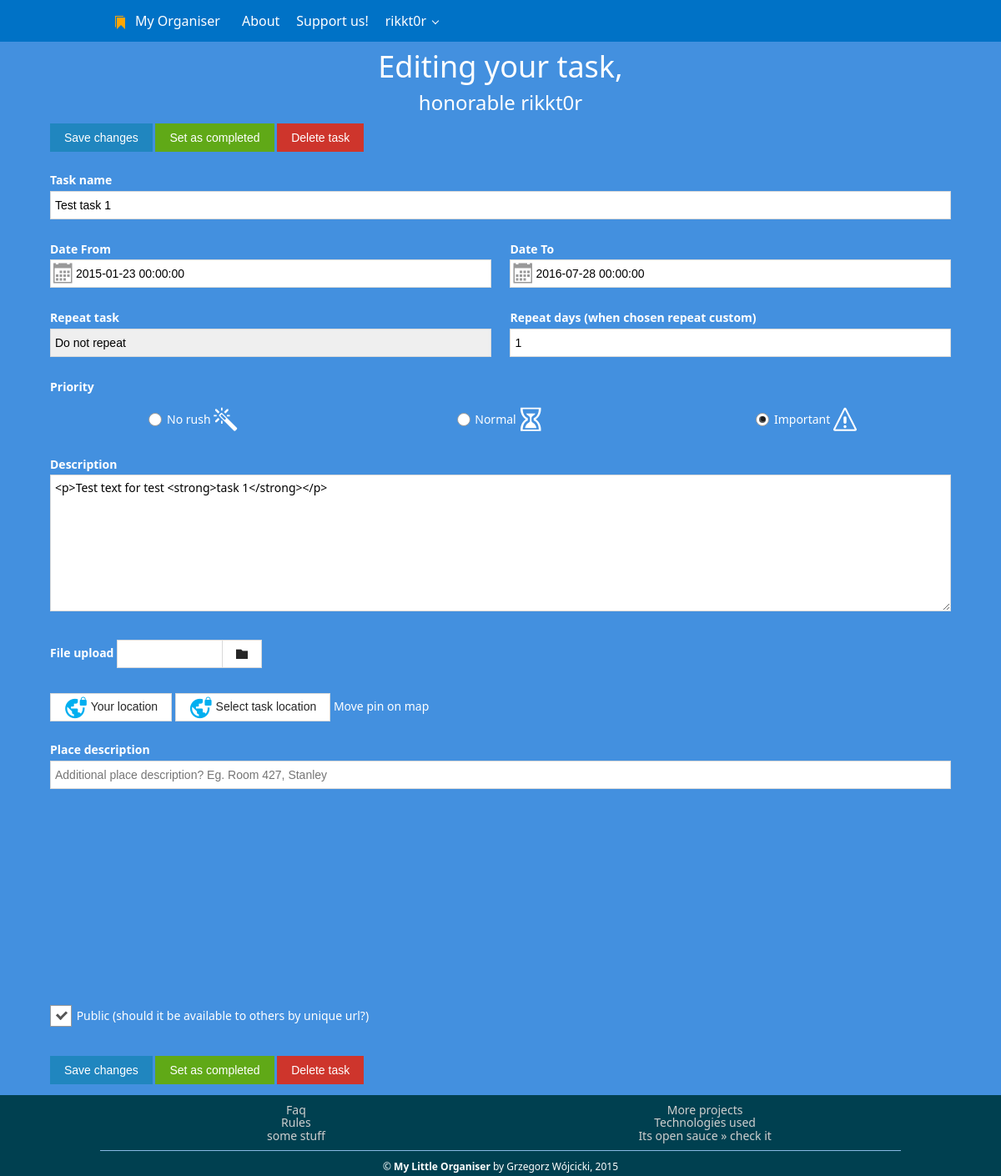
The page /tasks/1/edit/ (signed in) on the database its author committed.
### tasks/models.py (models this page shows, shortened)
class Task(models.Model):
    REPEAT = (
        (0, 'Do not repeat'),
        (1, 'Daily'),
        (2, 'Weekly'),
        (4, 'Monthly'),
        (8, 'Other (enter days count)'),
    )
    STATUSES = (
        (0, 'Deleted'),
        (1, 'Active'),
        (2, 'Done')
    )
    PRIORITIES = (
        (0, 'No rush'),
        (1, 'Normal'),
        (2, 'Important')
    )
    user = models.ForeignKey(User)
    name = models.CharField(max_length=80)
    description = models.TextField(max_length=2000)
    priority = models.PositiveSmallIntegerField(default=1, choices=PRIORITIES)
    date_created = models.DateTimeField(auto_now_add=True)
    date_modified = models.DateTimeField(auto_now=True, blank=True)
    date_from = models.DateTimeField()
    date_to = models.DateTimeField()
    repeat = models.PositiveSmallIntegerField(choices=REPEAT)
    repeat_days = models.PositiveSmallIntegerField(default=0)
    lat = models.DecimalField(max_digits=8, decimal_places=6, blank=True, null=True)
    lng = models.DecimalField(max_digits=8, decimal_places=6, blank=True, null=True)
    place_desc = models.CharField(max_length=250, blank=True)
    public = models.BooleanField(default=False)
    status = models.PositiveSmallIntegerField(default=1, choices=STATUSES)

### tasks/views.py (the view)
# urls.py: url(r'tasks/(?P<task_id>[0-9]+)/edit/$', v.tasks_edit, name='tasks_edit')
@login_required
def tasks_edit(request, task_id):
    if request.method == 'POST' and int(task_id) >= 1:
        task = get_object_or_404(Task, pk=task_id)
        if task.user != request.user:
            raise Http404("It's not your task mate :<")
        form = TaskForm(request.POST)
    elif int(task_id) >= 1:
        task = get_object_or_404(Task, pk=task_id)
        form = TaskForm(initial={
            'date_from': task.date_from,
            'date_to': task.date_to,
            'description': task.description,
            'lat': task.lat,
            'lng': task.lng,
            'name': task.name,
            'place_desc': task.place_desc,
            'priority': task.priority,
            'public': task.public,
            'repeat': task.repeat,
            'repeat_days': task.repeat_days,
            'status': task.status
        })
    else:
        raise Http404("Sorry, task doesn't exist")
    return render(request, "tasks/new_edit.html", context={
        'form': form,
        'edit_task': True
    })

### tasks/templates/tasks/new_edit.html (shortened to what this page needs)
{% extends "base_template.html" %}
{% block menu_tasks %} active {% endblock %}
{% block content %}
    <div class="content-block">
        {% if edit_task %}
        <h1>Editing your task,</h1>
        {% else %}
        <h1>Creating your task,</h1>
        {% endif %}
        <h3>honorable {{request.user.username}}</h3>
            <form method="POST" role="form" class="align-left">
                <div class="grid">
                    <div class="row">
                        <input class="button primary" type="submit" value="Save changes">
                    {% if edit_task %}
                        <input class="button success" type="button" value="Set as completed" onclick="confirm('You sure?');">
                        <input class="button danger" type="button" value="Delete task" onclick="confirm('You sure?');">
                    {% endif %}
                    </div>
                    <div class="row">
                        <label for="{{ form.name.id_for_label }}" class="text-bold">{{ form.name.label }}</label>
                        <div class="input-control text full-size">
                            {{ form.name }}
                        </div>
                    </div>
                    <div class="row cells2">
                        <div class="cell">
                            <label for="{{ form.date_from.id_for_label }}" class="text-bold">{{ form.date_from.label }}</label>
                            <div class="input-control text full-size">
                                <span class="mif-calendar prepend-icon"></span>
                                {{ form.date_from }}
                            </div>
                        </div>
                        <div class="cell">
                            <label for="{{ form.date_to.id_for_label }}" class="text-bold">{{ form.date_to.label }}</label>
                            <div class="input-control text full-size">
                                <span class="mif-calendar prepend-icon"></span>
                                {{ form.date_to }}
                            </div>
                        </div>
                    </div>
                    <div class="row cells2">
                        <div class="cell">
                            <label for="{{form.repeat.id_for_label}}" class="text-bold">{{form.repeat.label}}</label>
                            <div class="input-control select full-size">
                                {{ form.repeat }}
                            </div>
                        </div>
                        <div class="cell">
                            <label for="{{ form.repeat_days.id_for_label }}" class="text-bold">{{ form.repeat_days.label }}</label>
                            <div class="input-control number full-size">
                                {{ form.repeat_days }}
                            </div>
                        </div>
                    </div>
                    <h5 class="text-bold">Priority</h5>
                    <div class="row cells3 align-center">
                        {% for choice in form.priority %}
                        <div class="cell">
                            <label class="input-control radio small-check">
                                <span class="check"></span>
                                <span class="caption">{{ choice.choice_label }}
                                    {% cycle '<span class="mif-magic-wand mif-2x"></span>' '<span class="mif-hour-glass mif-2x"></span>' '<span class="mif-warning mif-2x"></span>' %}
                                </span>
                            </label>
                        </div>
                        {% endfor %}
                    </div>
                    <div class="row">
                        <label for="{{ form.description.id_for_label }}" class="text-bold">{{ form.description.label }}</label>
                        <div class="input-control textarea full-size">
                            {{ form.description }}
                        </div>
                    </div>
                    {% if edit_task %}
                    <div class="row">
                        <label for="file_upload" class="text-bold">File upload</label>
                        <div class="input-control file" data-role="input">
                            <button class="button"><span class="mif-folder"></span></button>
                        </div>
                    </div>
                    {% endif %}
                    <div class="row">
                        <div class="row">
                            <button class="button map-user-location" onclick="map.userLocation()" type="button"><span class="fg-blue mif-vpn-lock mif-2x"></span> Your location</button>
                            <button class="button map-user-location" onclick="map.userChooseLocation(1,2)" type="button"><span class="fg-blue mif-vpn-lock mif-2x"></span> Select task location</button>
                            Move pin on map
                        </div>
                        <div class="row">
                            <label for="{{ form.place_desc.id_for_label }}" class="text-bold">{{ form.place_desc.label }}</label>
                            <div class="input-control text full-size">
                                {{ form.place_desc }}
                            </div>
                        </div>
                        <div class="row">
                            <div id="map" class="fg-dark" style="height: 200px;"></div>
                        </div>
                    </div>
                    <div class="row">
                        <label class="input-control checkbox">
                            <span class="check"></span>
                            <span class="caption">{{ form.public.label }}</span>
                        </label>
                    </div>
                    <div class="row">
                        <input class="button primary" type="submit" value="Save changes">
                    {% if edit_task %}
                        <input class="button success" type="button" value="Set as completed" onclick="confirm('You sure?');">
                        <input class="button danger" type="button" value="Delete task" onclick="confirm('You sure?');">
                    {% endif %}
                    </div>
                </div>
            </form>
        </div>
    </div>
{% endblock %}

### templates/base_template.html (shortened to what this page needs)
<!DOCTYPE html>
{% load staticfiles %}
<html lang="en">
  <head>
    <link href="/static/css/metro.min.css" rel="stylesheet">
    <link href="/static/css/metro-icons.min.css" rel="stylesheet">
    <link href="/static/css/domain.css" rel="stylesheet">
    <link rel="stylesheet" href="/static/css/leaflet.css" />
    <link href="/static/css/jquery.datetimepicker.css" rel="stylesheet">
  </head>
<body>
    <header data-role="appbar" class="app-bar page-row">
        <div class="container">
            <a class="app-bar-element branding" href="/">
                <span class="mif-bookmarks" style="color: orange; display: inline-block; margin-right: 10px;"></span>My Organiser
            </a>
            <ul class="app-bar-menu">
                <li data-flexorderorigin="0" data-flexorder="1">
                    <a class="{% block menu_about %}{% endblock %}" href="/about/">About</a>
                </li>
                <li data-flexorderorigin="1" data-flexorder="2">
                    <a class="{% block menu_support %}{% endblock %}" href="/about/support/">Support us!</a>
                </li>
                {% if user.is_authenticated %}
                    <li data-flexorderorigin="2" data-flexorder="3">
                        <a class="dropdown-toggle" href="#" class="{% block menu_tasks %}{% endblock %}">{{ user.username }}</a>
                    </li>
                {% endif %}
            </ul>
        </div>
    </header>
    <div class="page-row page-row-expanded bg-lightBlue fg-white align-center">
    {% block content %}{% endblock %}
    <footer class="bg-darkTeal fg-white page-row">
        <div class="container">
            <div class="grid align-center">
                <div class="row cells2">
                    <div class="cell">
                        <a href="#">Faq</a><br/>
                        <a href="#">Rules</a><br/>
                        <a href="#">some stuff</a><br/>
                    </div>
                    <div class="cell">
                        <a href="https://bitbucket.com/rikkt0r">More projects</a><br />
                        <a href="/about/techs">Technologies used</a><br />
                        <a href="#">Its open sauce &raquo; check it</a><br />
                    </div>
                </div>
            </div>
            <hr class="thin">
            <div class="align-center padding5 text-secondary">
                &copy; <b>My Little Organiser</b> by Grzegorz Wójcicki, 2015
            </div>
        </div>
    </footer>
  </body>
</html>

### static/css/domain.css (style rules this page uses)
html,body { height: 100%; }
body { display: table;width: 100%; }
.page-row { display: table-row; }
.page-row-expanded { height: 100%; }
footer { padding-top: 10px;clear:both; }
footer .grid .cell a { color: #CECECE; }
.content-block { width: 90%; margin: 0 auto; }

### rows shown on the page
Task: name "Test task 1", date_from "2015-01-23 00:00:00", date_to "2016-07-28 00:00:00", repeat "Do not repeat", repeat_days "1", description "<p>Test text for test <strong>task 1</strong></p>"

### other values the page prints
{{ user.username }} "rikkt0r"
{{ request.user.username }} "rikkt0r"
{{ choice.choice_label }} "No rush" "Normal" "Important"
